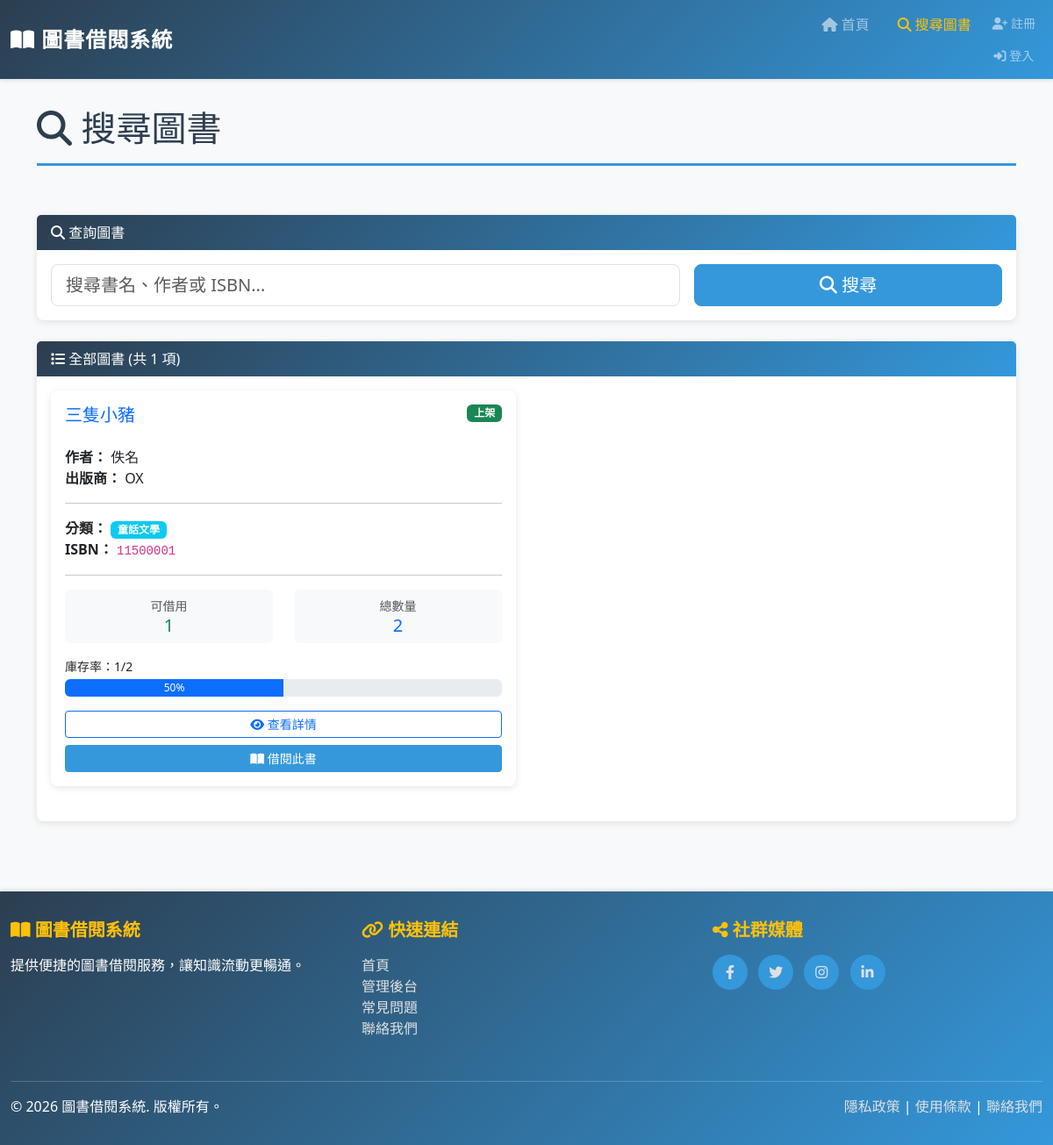
The app's page /search/ with its own data.
### library/models.py (models this page shows, shortened)
class Book(models.Model):
    STATUS_CHOICES = [
        ('available', '上架'),
        ('unavailable', '下架'),
    ]
    title = models.CharField(
        max_length=200,
        verbose_name='書名',
        help_text='圖書標題'
    )
    author = models.CharField(
        max_length=100,
        verbose_name='作者',
        help_text='圖書作者名稱'
    )
    isbn = models.CharField(
        max_length=20,
        unique=True,
        verbose_name='ISBN',
        help_text='國際標準書號'
    )
    publisher = models.CharField(
        max_length=100,
        verbose_name='出版商',
        help_text='圖書出版社'
    )
    category = models.CharField(
        max_length=50,
        verbose_name='分類',
        help_text='圖書分類（如：文學、歷史、科技等）'
    )
    created_date = models.DateTimeField(
        auto_now_add=True,
        verbose_name='建檔日期',
        help_text='圖書建檔時間'
    )
    total_quantity = models.IntegerField(
        default=1,
        verbose_name='總數量',
        help_text='圖書館購入該書的總冊數'
    )
    available_quantity = models.IntegerField(
        default=1,
        verbose_name='庫存數量',
        help_text='該書目前可借用的冊數'
    )
    status = models.CharField(
        max_length=20,
        choices=STATUS_CHOICES,
        default='available',
        verbose_name='狀態',
        help_text='圖書當前狀態（上架/下架）'
    )
    class Meta:
        verbose_name = '圖書'
        verbose_name_plural = '圖書'
        ordering = ['-created_date']
        indexes = [
            models.Index(fields=['isbn']),
            models.Index(fields=['category']),
        ]

### library/views.py (the view)
# urls.py: path('search/', views.search_book, name='search_book'),
@require_http_methods(["GET"])
def search_book(request):
    books = Book.objects.all()
    search_query = request.GET.get('q', '')
    if search_query:
        books = books.filter(
            Q(title__icontains=search_query) |
            Q(author__icontains=search_query) |
            Q(isbn__icontains=search_query)
        )
    for book in books:
        if book.total_quantity > 0:
            book.available_percent = round((book.available_quantity / book.total_quantity) * 100, 0)
        else:
            book.available_percent = 0
    context = {
        'books': books,
        'search_query': search_query,
        'total_results': books.count(),
    }
    return render(request, 'reports/search_book.html', context)

### library/templates/reports/search_book.html (shortened to what this page needs)
{% extends "base.html" %}
{% block content %}
<div class="row mb-4">
    <div class="col-12">
        <h1 class="page-title">
            <i class="fas fa-magnifying-glass"></i> 搜尋圖書
        </h1>
    </div>
</div>
<div class="card mb-4">
    <div class="card-header">
        <i class="fas fa-search"></i> 查詢圖書
    </div>
    <div class="card-body">
        <form method="get" class="row g-3">
            <div class="col-md-8">
                <input type="text" name="q" class="form-control form-control-lg"
                       placeholder="搜尋書名、作者或 ISBN..."
                       value="{{ search_query }}">
            </div>
            <div class="col-md-4">
                <button type="submit" class="btn btn-primary btn-lg w-100">
                    <i class="fas fa-search"></i> 搜尋
                </button>
            </div>
        </form>
    </div>
</div>
<div class="card">
    <div class="card-header">
        <i class="fas fa-list"></i>
        {% if search_query %}
            搜尋結果「{{ search_query }}」(共 {{ total_results }} 項)
        {% else %}
            全部圖書 (共 {{ total_results }} 項)
        {% endif %}
    </div>
    <div class="card-body">
        {% if books %}
        <div class="row">
            {% for book in books %}
            <div class="col-md-6 mb-4">
                <div class="card h-100">
                    <div class="card-body">
                        <div class="d-flex justify-content-between align-items-start mb-3">
                            <div>
                                <h5 class="card-title">
                                    <a href="{% url 'library:book_detail' book.pk %}" class="text-decoration-none">
                                        {{ book.title }}
                                    </a>
                                </h5>
                            </div>
                            {% if book.status == 'available' %}
                                <span class="badge bg-success">上架</span>
                            {% else %}
                                <span class="badge bg-danger">下架</span>
                            {% endif %}
                        </div>
                        <p class="card-text">
                            <strong>作者：</strong> {{ book.author }}<br>
                            <strong>出版商：</strong> {{ book.publisher }}
                        </p>
                        <hr>
                        <p class="card-text">
                            <strong>分類：</strong>
                            <span class="badge bg-info">{{ book.category }}</span><br>
                            <strong>ISBN：</strong> <code>{{ book.isbn }}</code>
                        </p>
                        <hr>
                        <div class="row text-center mb-3">
                            <div class="col-6">
                                <div class="p-2 bg-light rounded">
                                    <small class="d-block text-muted">可借用</small>
                                    <h5 class="mb-0 text-success">
                                        {{ book.available_quantity }}
                                    </h5>
                                </div>
                            </div>
                            <div class="col-6">
                                <div class="p-2 bg-light rounded">
                                    <small class="d-block text-muted">總數量</small>
                                    <h5 class="mb-0 text-primary">
                                        {{ book.total_quantity }}
                                    </h5>
                                </div>
                            </div>
                        </div>
                        <div class="mb-3">
                            <small class="d-block mb-1">庫存率：{{ book.available_quantity }}/{{ book.total_quantity }}</small>
                            <div class="progress" style="height: 20px;">
                                <div class="progress-bar" role="progressbar"
                                     style="width: {{ book.available_percent }}%;"
                                     aria-valuenow="{{ book.available_percent }}"
                                     aria-valuemin="0" aria-valuemax="100">
                                    {{ book.available_percent|floatformat:0 }}%
                                </div>
                            </div>
                        </div>
                        <div class="d-grid gap-2">
                            <a href="{% url 'library:book_detail' book.pk %}" class="btn btn-outline-primary btn-sm">
                                <i class="fas fa-eye"></i> 查看詳情
                            </a>
                            {% if book.available_quantity > 0 and book.status == 'available' %}
                            <a href="{% url 'library:borrow_create' %}" class="btn btn-primary btn-sm">
                                <i class="fas fa-book-open"></i> 借閱此書
                            </a>
                            {% else %}
                            <button class="btn btn-secondary btn-sm" disabled>
                                暫無可借
                            </button>
                            {% endif %}
                        </div>
                    </div>
                </div>
            </div>
            {% endfor %}
        </div>
        {% endif %}
    </div>
</div>
{% endblock %}

### library/templates/base.html (style rules this page uses)
:root { --primary-color: #2c3e50; --secondary-color: #3498db; --accent-color: #e74c3c; }
html { height: 100%; }
body { min-height: 100vh; display: flex; flex-direction: column; background-color: #f8f9fa; }
.page-title { margin-bottom: 2rem; color: var(--primary-color); border-bottom: 3px solid var(--secondary-color); padding-bottom: 1rem; }
.card { border: none; border-radius: 0.5rem; box-shadow: 0 2px 8px rgba(0, 0, 0, 0.1); transition: transform 0.3s ease, box-shadow 0.3s ease; }
.card-header { background: linear-gradient(135deg, var(--primary-color) 0%, var(--secondary-color) 100%); color: white; border: none; border-radius: 0.5rem 0.5rem 0 0; }
.btn-primary { background-color: var(--secondary-color); border-color: var(--secondary-color); transition: all 0.3s ease; }
.btn-sm { font-size: 0.875rem; }

### records on screen
Book: title "三隻小豬", status "上架", author "佚名", publisher "OX", category "童話文學", isbn "11500001", available_quantity "1", total_quantity "2", available_percent "50"

### other values on screen
{{ total_results }} "1"
